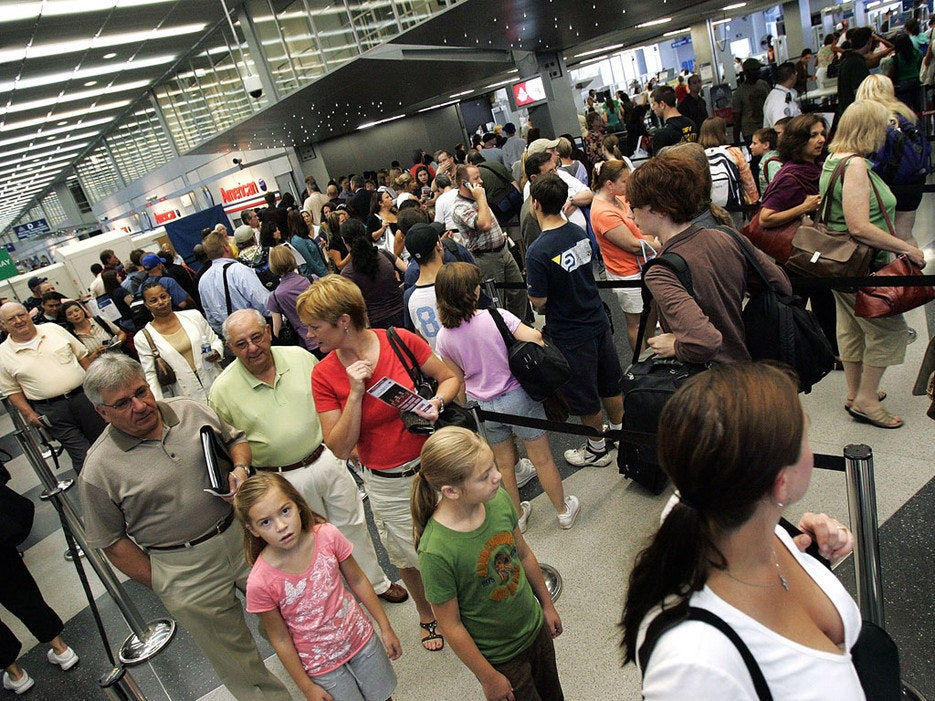
#> input picture photos/faces.jpg, 935 x 701 px, found by its file name
$ python masking.py
#> lines starting #> are read from the running program, lines starting #| are printed output that depends on the picture; after the words box and inside, x2 and y2 are one past the last pixel; in counts of white or black regions, pixels touching at a corner belong together
import cv2 as cv
import numpy as np

img = cv.imread('Photos/faces.jpg')
#> img is the input picture: shape (701, 935, 3); mean B, G, R 87.2, 97.6, 106.9
cv.imshow('Faces', img)

blank = np.zeros((701,935), dtype='uint8')
cv.imshow('Blank Image', blank)

circle = cv.circle(blank.copy(), (img.shape[1]//2 + 45,img.shape[0]//2), 100, 255, thickness=-1)


rectangle = cv.rectangle(blank.copy(), (30,30), (370,370), 255, thickness=-1)

weird_shape = cv.bitwise_and(rectangle, circle)
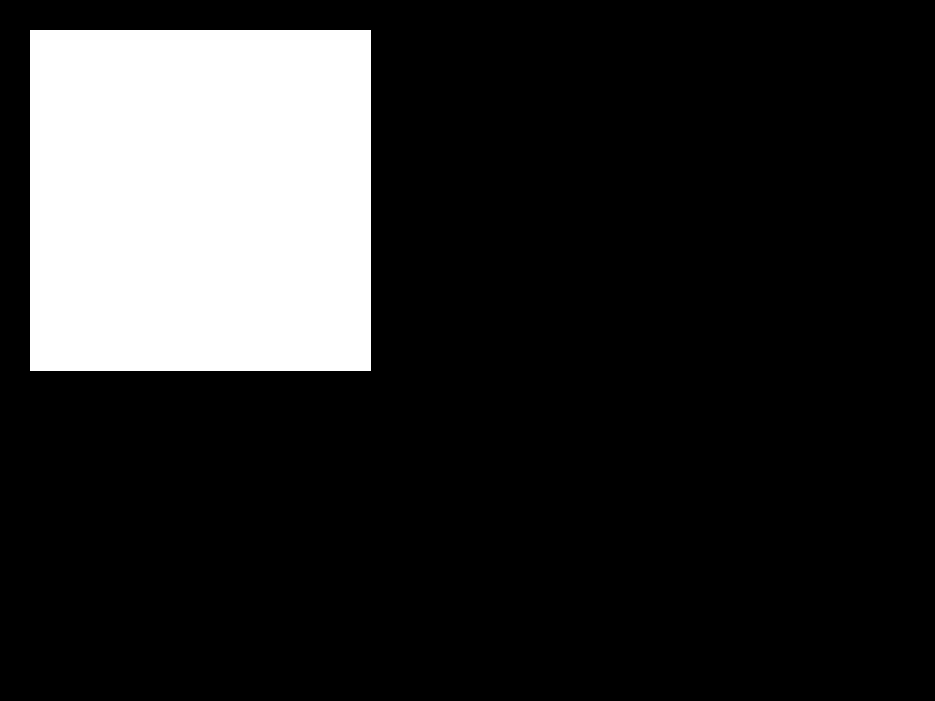
#> rectangle: shape (701, 935); 17.7% white; 1 white region, box (x1, y1, x2, y2) and area: (30, 30, 371, 371) 116281
cv.imshow('Weird Shape', weird_shape)

masked = cv.bitwise_and(img,img,mask=weird_shape)
#> masked: shape (701, 935, 3); every value is 0
cv.imshow('Weird Shaped Masked Image', masked)


cv.waitKey(0)
